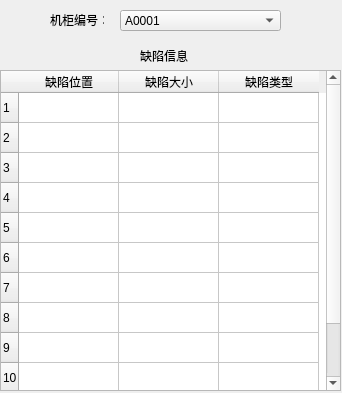
<?xml version="1.0" encoding="UTF-8"?>
<ui version="4.0">
 <class>History</class>
 <widget class="QDialog" name="History">
  <property name="geometry">
   <rect>
    <x>0</x>
    <y>0</y>
    <width>342</width>
    <height>393</height>
   </rect>
  </property>
  <property name="windowTitle">
   <string>历史信息</string>
  </property>
  <property name="windowIcon">
   <iconset resource="detection.qrc">
    <normaloff>:/Detection/Resources/4.png</normaloff>:/Detection/Resources/4.png</iconset>
  </property>
  <widget class="QTableWidget" name="tableWidget">
   <property name="geometry">
    <rect>
     <x>0</x>
     <y>70</y>
     <width>341</width>
     <height>321</height>
    </rect>
   </property>
   <row>
    <property name="text">
     <string>1</string>
    </property>
   </row>
   <row>
    <property name="text">
     <string>2</string>
    </property>
   </row>
   <row>
    <property name="text">
     <string>3</string>
    </property>
   </row>
   <row>
    <property name="text">
     <string>4</string>
    </property>
   </row>
   <row>
    <property name="text">
     <string>5</string>
    </property>
   </row>
   <row>
    <property name="text">
     <string>6</string>
    </property>
   </row>
   <row>
    <property name="text">
     <string>7</string>
    </property>
   </row>
   <row>
    <property name="text">
     <string>8</string>
    </property>
   </row>
   <row>
    <property name="text">
     <string>9</string>
    </property>
   </row>
   <row>
    <property name="text">
     <string>10</string>
    </property>
   </row>
   <row>
    <property name="text">
     <string>11</string>
    </property>
   </row>
   <column>
    <property name="text">
     <string>缺陷位置</string>
    </property>
   </column>
   <column>
    <property name="text">
     <string>缺陷大小</string>
    </property>
   </column>
   <column>
    <property name="text">
     <string>缺陷类型</string>
    </property>
   </column>
   <item row="0" column="0">
    <property name="text">
     <string/>
    </property>
   </item>
  </widget>
  <widget class="QComboBox" name="comboBox">
   <property name="geometry">
    <rect>
     <x>120</x>
     <y>10</y>
     <width>161</width>
     <height>21</height>
    </rect>
   </property>
   <item>
    <property name="text">
     <string>A0001</string>
    </property>
   </item>
   <item>
    <property name="text">
     <string>B0002</string>
    </property>
   </item>
   <item>
    <property name="text">
     <string>C0003</string>
    </property>
   </item>
  </widget>
  <widget class="QLabel" name="label">
   <property name="geometry">
    <rect>
     <x>50</x>
     <y>10</y>
     <width>54</width>
     <height>20</height>
    </rect>
   </property>
   <property name="text">
    <string>机柜编号：</string>
   </property>
  </widget>
  <widget class="QLabel" name="label_2">
   <property name="geometry">
    <rect>
     <x>140</x>
     <y>50</y>
     <width>54</width>
     <height>12</height>
    </rect>
   </property>
   <property name="text">
    <string>缺陷信息</string>
   </property>
  </widget>
 </widget>
 <resources>
  <include location="detection.qrc"/>
 </resources>
 <connections/>
</ui>
